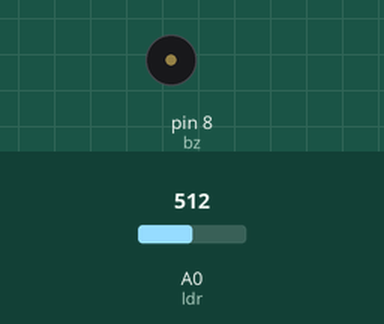
This sketch was run on a simulated Arduino Uno, built with avr-gcc and run on an emulated ATmega328P. On the bench: buzzer (waves = sounding). The test bench sets the inputs (shaded band); at power-on: A0 (ldr) = 512.

Above: at 1.2 s.
1.3 s: A0 (ldr) set to 308
2.8 s: A0 (ldr) set to 290
At 3.7 s:
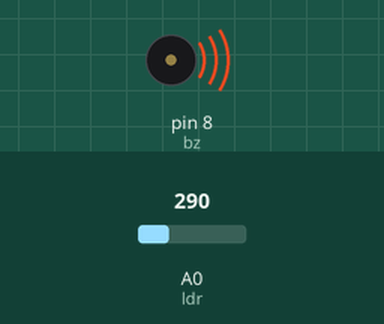
4.3 s: A0 (ldr) set to 306
At 5.5 s:
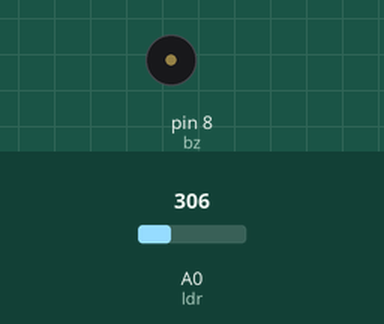
5.8 s: A0 (ldr) set to 122
At 6.4 s:
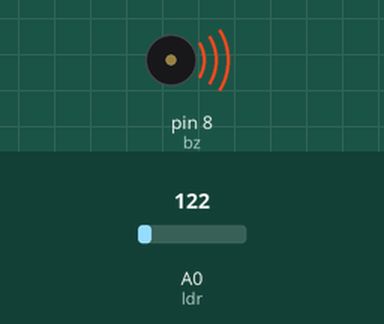
Timing chart, 0 to 8.3 s (numbered marks = the images above; inputs shaded):
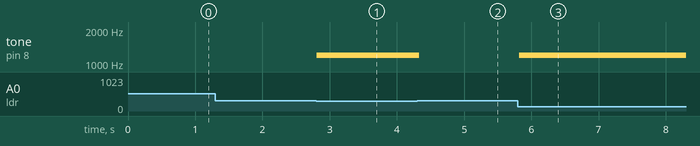

The sketch:

Projeto_132_Alarme_com_Barreira_Laser.ino
```cpp
// Projeto 132 - Alarme com Barreira Laser
// Arduino Uno | Arduino Neon Lab

int ldr=A0,bz=8;
 void setup(){ Serial.begin(9600); }
 void loop(){
   int valor=analogRead(ldr);
   if(valor<300) tone(bz,1200); else noTone(bz);
   delay(40);
 }
```

Measured:
- the behaviour switches between 300 and 299 on A0 (ldr) (found by bisection; images 0 and 1)
- after the input at 1.3 s, every drawn part: stays the same
- after the input at 2.8 s, tone on pin 8 (bz): silent → 1200 Hz at once
- after the input at 4.3 s, tone on pin 8 (bz): 1200 Hz → silent at once
- after the input at 5.8 s, tone on pin 8 (bz): silent → 1200 Hz at once
